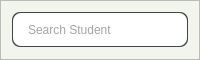
         <widget class="QFrame" name="search_frame">
          <property name="maximumSize">
           <size>
            <width>16777215</width>
            <height>60</height>
           </size>
          </property>
          <property name="styleSheet">
           <string notr="true">background-color:#f2f4ee;</string>
          </property>
          <property name="frameShape">
           <enum>QFrame::StyledPanel</enum>
          </property>
          <property name="frameShadow">
           <enum>QFrame::Raised</enum>
          </property>
          <layout class="QHBoxLayout" name="horizontalLayout_36">
           <item>
            <widget class="QFrame" name="SchoolNameBorder_8">
             <property name="minimumSize">
              <size>
               <width>0</width>
               <height>35</height>
              </size>
             </property>
             <property name="maximumSize">
              <size>
               <width>600</width>
               <height>35</height>
              </size>
             </property>
             <property name="styleSheet">
              <string notr="true">background-color: #414844;
border-radius:8px;</string>
             </property>
             <property name="frameShape">
              <enum>QFrame::StyledPanel</enum>
             </property>
             <property name="frameShadow">
              <enum>QFrame::Raised</enum>
             </property>
             <layout class="QHBoxLayout" name="horizontalLayout_35">
              <property name="spacing">
               <number>0</number>
              </property>
              <property name="leftMargin">
               <number>1</number>
              </property>
              <property name="topMargin">
               <number>1</number>
              </property>
              <property name="rightMargin">
               <number>1</number>
              </property>
              <property name="bottomMargin">
               <number>1</number>
              </property>
              <item>
               <widget class="QFrame" name="frame_55">
                <property name="maximumSize">
                 <size>
                  <width>600</width>
                  <height>35</height>
                 </size>
                </property>
                <property name="styleSheet">
                 <string notr="true">background-color: rgb(255, 255, 255);
border-radius: 8px;</string>
                </property>
                <property name="frameShape">
                 <enum>QFrame::StyledPanel</enum>
                </property>
                <property name="frameShadow">
                 <enum>QFrame::Raised</enum>
                </property>
                <layout class="QHBoxLayout" name="horizontalLayout_37">
                 <property name="spacing">
                  <number>0</number>
                 </property>
                 <property name="leftMargin">
                  <number>5</number>
                 </property>
                 <property name="topMargin">
                  <number>5</number>
                 </property>
                 <property name="rightMargin">
                  <number>5</number>
                 </property>
                 <property name="bottomMargin">
                  <number>5</number>
                 </property>
                 <item>
                  <widget class="QPushButton" name="search_student_button">
                   <property name="sizePolicy">
                    <sizepolicy hsizetype="Preferred" vsizetype="Preferred">
                     <horstretch>0</horstretch>
                     <verstretch>0</verstretch>
                    </sizepolicy>
                   </property>
                   <property name="cursor">
                    <cursorShape>IBeamCursor</cursorShape>
                   </property>
                   <property name="styleSheet">
                    <string notr="true">padding-left: 10px;
text-align: left;
color: rgb(165, 165, 165);</string>
                   </property>
                   <property name="text">
                    <string>Search Student</string>
                   </property>
                  </widget>
                 </item>
                </layout>
               </widget>
              </item>
             </layout>
            </widget>
           </item>
          </layout>
         </widget>
